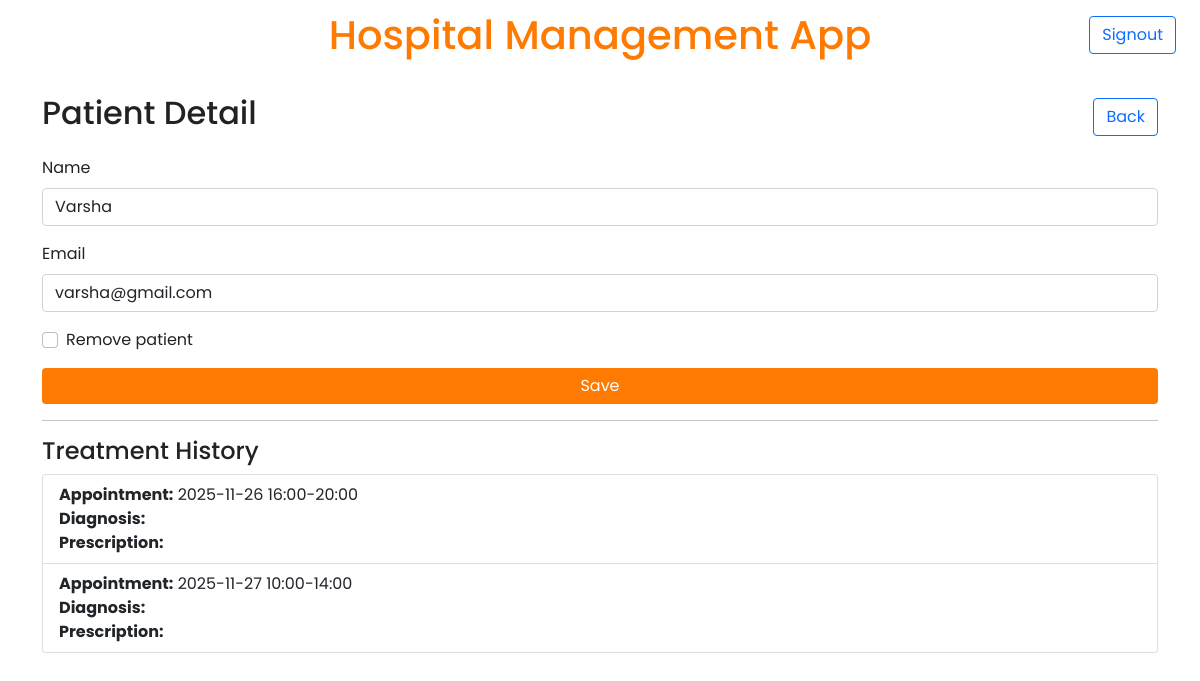
Screenshot of /admin/patient/4 (signed in) with the database file from the repository.
### backend/models.py (models this page shows)
class Patient(db.Model):
  __tablename__ = 'patients'
  id = db.Column(db.Integer, primary_key=True)
  name = db.Column(db.String, nullable=False)
  email = db.Column(db.String, unique=True, nullable=False)
  password = db.Column(db.String, nullable=False)
  phone = db.Column(db.String)
  age = db.Column(db.Integer)
  address = db.Column(db.String)
  blacklisted = db.Column(db.Integer, default=0)
  appointments = db.relationship('Appointment', backref='patient_obj', lazy='dynamic', passive_deletes=True)

class Treatment(db.Model):
  __tablename__ = 'treatments'
  id = db.Column(db.Integer, primary_key=True)
  appointment_id = db.Column(db.Integer, db.ForeignKey('appointments.id', ondelete='CASCADE'), nullable=False)
  diagnosis = db.Column(db.Text)
  prescription = db.Column(db.Text)
  doctor_notes = db.Column(db.Text)
  created_at = db.Column(db.DateTime, server_default=db.func.current_timestamp())

class Appointment(db.Model):
  __tablename__ = 'appointments'
  id = db.Column(db.Integer, primary_key=True)
  patient_id = db.Column(db.Integer, db.ForeignKey('patients.id', ondelete='CASCADE'), nullable=False)
  doctor_id = db.Column(db.Integer, db.ForeignKey('doctors.id', ondelete='CASCADE'), nullable=False)
  appointment_date = db.Column(db.String, nullable=False)
  appointment_time = db.Column(db.String, nullable=False)
  status = db.Column(db.String, nullable=False, default='Booked')
  notes = db.Column(db.Text)
  created_at = db.Column(db.DateTime, server_default=db.func.current_timestamp())
  __table_args__ = (db.UniqueConstraint('doctor_id', 'appointment_date', 'appointment_time', name='uix_appointment'),)
  treatments = db.relationship('Treatment', backref='appointment_obj', cascade='all, delete-orphan', passive_deletes=True)

### backend/controller.py (the view, shortened to what this page needs)
    @app.route('/admin/patient/<int:patient_id>', methods=['GET', 'POST'])
    def route_show_admin_patient_detail(patient_id):
        patient = Patient.query.get(patient_id)
        treatments = db.session.query(Treatment, Appointment.appointment_date, Appointment.appointment_time, Doctor.name.label('doctor_name')).join(Appointment, Treatment.appointment_id == Appointment.id).outerjoin(Doctor, Appointment.doctor_id == Doctor.id).filter(Appointment.patient_id == patient_id).order_by(Treatment.created_at.desc()).all()
        return render_template('admin/patient_detail.html', patient=patient, treatments=treatments)

### templates/admin/patient_detail.html (shortened to what this page needs)
{% extends "base.html" %}
{% block main_content %}
<div class="d-flex justify-content-between align-items-center mb-3">
  <h2>Patient Detail</h2>
  <a class="btn btn-outline-primary" href="{{ url_for('route_show_admin_patients_list') }}">Back</a>
</div>
<form method="post">
  <div class="mb-3"><label class="form-label">Name</label><input name="name" class="form-control" value="{{ patient.name }}"></div>
  <div class="mb-3"><label class="form-label">Email</label><input name="email" class="form-control" value="{{ patient.email }}"></div>
  <div class="mb-3 form-check"><input type="checkbox" name="remove" value="1" class="form-check-input" id="removePat"><label class="form-check-label" for="removePat">Remove patient</label></div>
  <div class="d-grid"><button class="btn btn-primary-action" type="submit">Save</button></div>
</form>
<hr>
<h4>Treatment History</h4>
<ul class="list-group">
  {% for t in treatments %}
  <li class="list-group-item">
    <strong>Appointment:</strong> {{ t.appointment_date }} {{ t.appointment_time }} <br>
    <strong>Diagnosis:</strong> {{ t.diagnosis }} <br>
    <strong>Prescription:</strong> {{ t.prescription }}
  </li>
  {% endfor %}
</ul>
{% endblock %}

### static/css/style.css (style rules this page uses)
:root { --primary-orange: #ff7a00; --primary-orange-dark: #e66800; --neutral-muted: #6c757d; --available-green: #d4f7d4; --unavailable-red: #ffd6d6; }
body { background-color: #ffffff; color: #222222; font-family: 'Poppins', sans-serif; }
.btn-primary-action { background-color: var(--primary-orange); color: #ffffff; border: none; }

### rows the page displays
Patient: name "Varsha", email "varsha@gmail.com"
Treatment: appointment_date "2025-11-26", appointment_time "16:00-20:00"
Treatment: appointment_date "2025-11-27", appointment_time "10:00-14:00"
